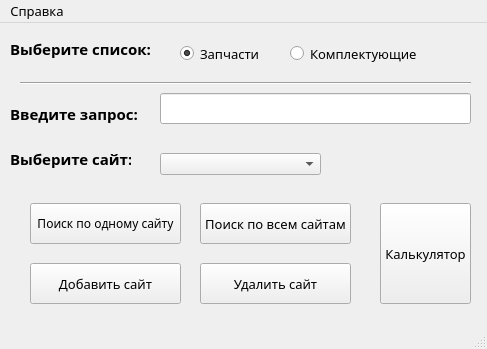
<?xml version="1.0" encoding="UTF-8"?>
<ui version="4.0">
 <class>MainWindow</class>
 <widget class="QMainWindow" name="MainWindow">
  <property name="geometry">
   <rect>
    <x>0</x>
    <y>0</y>
    <width>487</width>
    <height>349</height>
   </rect>
  </property>
  <property name="font">
   <font>
    <family>Alef</family>
    <pointsize>10</pointsize>
   </font>
  </property>
  <property name="mouseTracking">
   <bool>false</bool>
  </property>
  <property name="windowTitle">
   <string>SeeKer</string>
  </property>
  <property name="windowIcon">
   <iconset>
    <normaloff>iconka.ico</normaloff>iconka.ico</iconset>
  </property>
  <property name="autoFillBackground">
   <bool>false</bool>
  </property>
  <widget class="QWidget" name="centralwidget">
   <widget class="QLabel" name="label">
    <property name="geometry">
     <rect>
      <x>10</x>
      <y>0</y>
      <width>151</width>
      <height>51</height>
     </rect>
    </property>
    <property name="font">
     <font>
      <family>Alef</family>
      <pointsize>11</pointsize>
      <weight>75</weight>
      <bold>true</bold>
     </font>
    </property>
    <property name="text">
     <string>Выберите список:</string>
    </property>
   </widget>
   <widget class="QRadioButton" name="radio_parts">
    <property name="geometry">
     <rect>
      <x>180</x>
      <y>20</y>
      <width>81</width>
      <height>21</height>
     </rect>
    </property>
    <property name="font">
     <font>
      <family>Alef</family>
      <pointsize>10</pointsize>
     </font>
    </property>
    <property name="text">
     <string>Запчасти</string>
    </property>
    <property name="checked">
     <bool>true</bool>
    </property>
   </widget>
   <widget class="QRadioButton" name="radio_components">
    <property name="geometry">
     <rect>
      <x>290</x>
      <y>10</y>
      <width>161</width>
      <height>41</height>
     </rect>
    </property>
    <property name="text">
     <string>Комплектующие</string>
    </property>
   </widget>
   <widget class="Line" name="line">
    <property name="geometry">
     <rect>
      <x>20</x>
      <y>50</y>
      <width>451</width>
      <height>21</height>
     </rect>
    </property>
    <property name="orientation">
     <enum>Qt::Horizontal</enum>
    </property>
   </widget>
   <widget class="QLabel" name="label_2">
    <property name="geometry">
     <rect>
      <x>10</x>
      <y>70</y>
      <width>131</width>
      <height>41</height>
     </rect>
    </property>
    <property name="font">
     <font>
      <family>Alef</family>
      <pointsize>11</pointsize>
      <weight>75</weight>
      <bold>true</bold>
     </font>
    </property>
    <property name="text">
     <string>Введите запрос:</string>
    </property>
   </widget>
   <widget class="QLineEdit" name="lineEdit">
    <property name="geometry">
     <rect>
      <x>160</x>
      <y>70</y>
      <width>311</width>
      <height>31</height>
     </rect>
    </property>
   </widget>
   <widget class="QLabel" name="label_3">
    <property name="geometry">
     <rect>
      <x>10</x>
      <y>120</y>
      <width>121</width>
      <height>31</height>
     </rect>
    </property>
    <property name="font">
     <font>
      <family>Alef</family>
      <pointsize>11</pointsize>
      <weight>75</weight>
      <bold>true</bold>
     </font>
    </property>
    <property name="text">
     <string>Выберите сайт:</string>
    </property>
   </widget>
   <widget class="QComboBox" name="site_name_input">
    <property name="geometry">
     <rect>
      <x>160</x>
      <y>130</y>
      <width>161</width>
      <height>22</height>
     </rect>
    </property>
   </widget>
   <widget class="QPushButton" name="search_select_site">
    <property name="geometry">
     <rect>
      <x>30</x>
      <y>180</y>
      <width>151</width>
      <height>41</height>
     </rect>
    </property>
    <property name="font">
     <font>
      <pointsize>9</pointsize>
     </font>
    </property>
    <property name="text">
     <string>Поиск по одному сайту</string>
    </property>
   </widget>
   <widget class="QPushButton" name="search_all_button">
    <property name="geometry">
     <rect>
      <x>200</x>
      <y>180</y>
      <width>151</width>
      <height>41</height>
     </rect>
    </property>
    <property name="text">
     <string>Поиск по всем сайтам</string>
    </property>
   </widget>
   <widget class="QPushButton" name="add_site_button">
    <property name="geometry">
     <rect>
      <x>30</x>
      <y>240</y>
      <width>151</width>
      <height>41</height>
     </rect>
    </property>
    <property name="text">
     <string>Добавить сайт</string>
    </property>
   </widget>
   <widget class="QPushButton" name="delete_site_button">
    <property name="geometry">
     <rect>
      <x>200</x>
      <y>240</y>
      <width>151</width>
      <height>41</height>
     </rect>
    </property>
    <property name="text">
     <string>Удалить сайт</string>
    </property>
   </widget>
   <widget class="QPushButton" name="calculatorButton">
    <property name="geometry">
     <rect>
      <x>380</x>
      <y>180</y>
      <width>91</width>
      <height>101</height>
     </rect>
    </property>
    <property name="text">
     <string>Калькулятор</string>
    </property>
   </widget>
  </widget>
  <widget class="QMenuBar" name="menubar">
   <property name="geometry">
    <rect>
     <x>0</x>
     <y>0</y>
     <width>487</width>
     <height>21</height>
    </rect>
   </property>
   <widget class="QMenu" name="menu">
    <property name="title">
     <string>Справка</string>
    </property>
    <addaction name="action"/>
    <addaction name="action_2"/>
   </widget>
   <addaction name="menu"/>
  </widget>
  <widget class="QStatusBar" name="statusbar"/>
  <action name="action">
   <property name="text">
    <string>Инструкция</string>
   </property>
  </action>
  <action name="action_2">
   <property name="text">
    <string>Посмотреть списки</string>
   </property>
  </action>
 </widget>
 <resources/>
 <connections/>
</ui>
